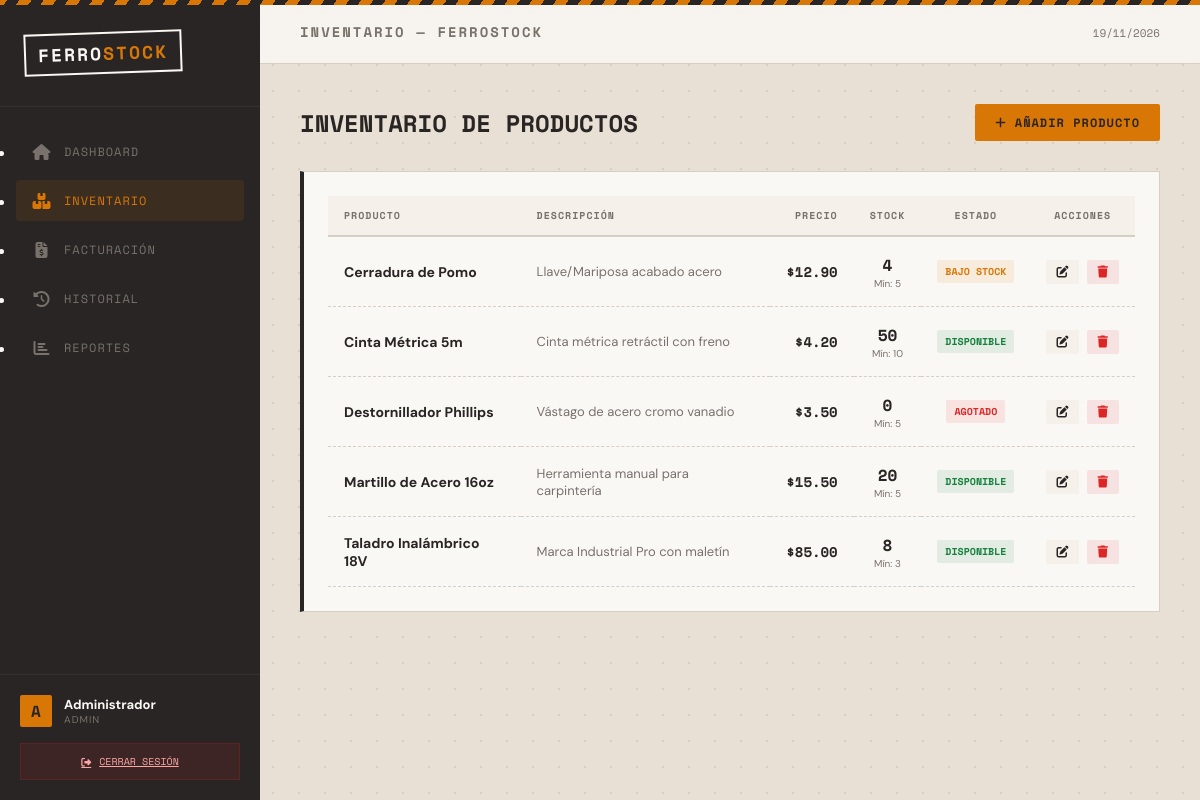
Screenshot of /index.php?route=inventory (signed in) with the database file from the repository.
### tables this page shows
CREATE TABLE productos (
    id INT AUTO_INCREMENT PRIMARY KEY,
    nombre VARCHAR(150) NOT NULL,
    descripcion TEXT,
    precio DECIMAL(10, 2) NOT NULL,
    stock INT NOT NULL DEFAULT 0,
    stock_minimo INT NOT NULL DEFAULT 5,
    estado ENUM('disponible', 'bajo_stock', 'agotado') AS (
        CASE 
            WHEN stock <= 0 THEN 'agotado'
            WHEN stock <= stock_minimo THEN 'bajo_stock'
            ELSE 'disponible'
        END
    ) STORED,
    created_at TIMESTAMP DEFAULT CURRENT_TIMESTAMP,
    updated_at TIMESTAMP DEFAULT CURRENT_TIMESTAMP ON UPDATE CURRENT_TIMESTAMP
);

### app/controllers/ProductoController.php (called while the page is built, shortened)
<?php
require_once __DIR__ . DIRECTORY_SEPARATOR . 'Controller.php';
require_once APP_PATH . 'models' . DIRECTORY_SEPARATOR . 'Producto.php';
class ProductoController extends Controller {
    public function index() {
        $model = new Producto();
        $productos = $model->getAll();
        $this->renderView('inventory/list', [
            'productos' => $productos,
            'title' => 'Inventario — FerroStock'
        ]);
    }
}

### index.php (called while the page is built, shortened)
<?php
require_once ROOT_PATH . "routes" . DIRECTORY_SEPARATOR . "web.php";

### app/models/Model.php (called while the page is built, shortened)
<?php
require_once dirname(__DIR__, 2) . DIRECTORY_SEPARATOR . 'config' . DIRECTORY_SEPARATOR . 'database.php';
class Model {
    protected $conn;
    public function __construct() {
        $this->db = new Database();
        $this->conn = $this->db->connect();
    }
    protected function query($sql, $params = [], $types = "") {
        $stmt = $this->conn->prepare($sql);
        $stmt->execute();
        return $stmt->get_result();
    }
}

### config/database.php (called while the page is built, shortened)
<?php
class Database {
    private $host = "localhost";
    private $db_name = "sisinventario";
    private $username = "root";
    private $password = "";
    public function connect() {
        $this->conn = null;
        try {
            $this->conn = new mysqli($this->host, $this->username, $this->password, $this->db_name);
            $this->conn->set_charset("utf8");
        } catch (Exception $e) {
            error_log($e->getMessage());
            die("Error de conexión a la base de datos. Verifique su configuración.");
        }
        return $this->conn;
    }
}

### app/models/Producto.php (called while the page is built, shortened)
<?php
require_once __DIR__ . DIRECTORY_SEPARATOR . 'Model.php';
class Producto extends Model {
    public function getAll() {
        $sql = "SELECT * FROM productos ORDER BY nombre ASC";
        return $this->query($sql)->fetch_all(MYSQLI_ASSOC);
    }
}

### app/views/inventory/list.php (the view, shortened to what this page needs)
<div class="section-header">
    <h1 style="font-family: var(--font-mono); font-size: 24px; font-weight: 700; text-transform: uppercase;">
        Inventario de Productos
    </h1>
    <a href="<?= BASE_URL ?>index.php?route=inventory/create" class="btn btn-primary">
        <i class="fas fa-plus"></i> Añadir Producto
    </a>
</div>
<div class="card">
    <div class="table-container">
        <table>
            <thead>
                <tr>
                    <th>Producto</th>
                    <th>Descripción</th>
                    <th style="text-align: right;">Precio</th>
                    <th style="text-align: center;">Stock</th>
                    <th style="text-align: center;">Estado</th>
                    <th style="text-align: center;">Acciones</th>
                </tr>
            </thead>
            <tbody>
                <?php foreach($productos as $p): ?>
                <tr>
                    <td>
                        <div style="font-weight: 700;"><?= $p['nombre'] ?></div>
                    </td>
                    <td style="font-size: 13px; color: var(--text-muted); max-width: 300px;"><?= $p['descripcion'] ?></td>
                    <td style="text-align: right; font-family: var(--font-mono); font-weight: 700;">
                        $<?= number_format($p['precio'], 2) ?>
                    </td>
                    <td style="text-align: center;">
                        <span style="font-family: var(--font-mono); font-weight: 700; font-size: 16px;">
                            <?= $p['stock'] ?>
                        </span>
                        <div style="font-size: 10px; color: var(--text-muted);">Mín: <?= $p['stock_minimo'] ?></div>
                    </td>
                    <td style="text-align: center;">
                        <?php if ($p['estado'] === 'disponible'): ?>
                            <span class="badge badge-success">Disponible</span>
                        <?php elseif ($p['estado'] === 'bajo_stock'): ?>
                            <span class="badge badge-warning">Bajo Stock</span>
                        <?php else: ?>
                            <span class="badge badge-danger">Agotado</span>
                        <?php endif; ?>
                    </td>
                    <td style="text-align: center;">
                        <div style="display: flex; gap: 8px; justify-content: center;">
                            <a href="<?= BASE_URL ?>index.php?route=inventory/edit&id=<?= $p['id'] ?>" class="btn" style="padding: 6px 10px; background: #f5f0ea; color: var(--bg-sidebar);" title="Editar">
                                <i class="fas fa-edit"></i>
                            </a>
                            <a href="javascript:void(0)" onclick="confirmDelete(<?= $p['id'] ?>)" class="btn" style="padding: 6px 10px; background: rgba(220,38,38,.1); color: #dc2626;" title="Eliminar">
                                <i class="fas fa-trash"></i>
                            </a>
                        </div>
                    </td>
                </tr>
                <?php endforeach; ?>
            </tbody>
        </table>
    </div>
</div>

### routes/web.php (shortened to what this page needs)
<?php
require_once APP_PATH . 'controllers' . DIRECTORY_SEPARATOR . 'ProductoController.php';
$route = $_GET['route'] ?? 'login';
$productos = new ProductoController();
switch ($route) {
    case 'inventory':
        $productos->index();
        break;
}

### app/controllers/Controller.php (shortened to what this page needs)
<?php
class Controller {
    protected function renderView($view, $data = [], $layout = 'main') {
        extract($data);
        $viewPath = APP_PATH . "views" . DIRECTORY_SEPARATOR . str_replace('/', DIRECTORY_SEPARATOR, $view) . ".php";
        require_once $viewPath;
        $content = ob_get_clean();
        if ($layout) {
            $layoutPath = APP_PATH . "views" . DIRECTORY_SEPARATOR . "layouts" . DIRECTORY_SEPARATOR . $layout . ".php";
            if (file_exists($layoutPath)) {
                require_once $layoutPath;
            } else {
                echo $content;
            }
        } else {
            echo $content;
        }
    }
}

### app/views/layouts/main.php (shortened to what this page needs)
<!DOCTYPE html>
<html lang="es">
<head>
    <link rel="stylesheet" href="https://cdnjs.cloudflare.com/ajax/libs/font-awesome/6.4.0/css/all.min.css">
</head>
<body>
    <div class="tape"></div>
    <aside class="sidebar" id="sidebar">
        <div class="sidebar-header">
            <div class="logo-stamp">
                <div class="logo-text">FERRO<span>STOCK</span></div>
            </div>
        </div>
        <nav class="nav-menu">
            <ul>
                <li class="nav-item">
                    <a href="<?= BASE_URL ?>index.php?route=dashboard" class="nav-link <?= $_GET['route'] == 'dashboard' ? 'active' : '' ?>">
                        <i class="fas fa-home"></i> Dashboard
                    </a>
                </li>
                <li class="nav-item">
                    <a href="<?= BASE_URL ?>index.php?route=inventory" class="nav-link <?= strpos($_GET['route'], 'inventory') !== false ? 'active' : '' ?>">
                        <i class="fas fa-boxes"></i> Inventario
                    </a>
                </li>
                <li class="nav-item">
                    <a href="<?= BASE_URL ?>index.php?route=billing" class="nav-link <?= strpos($_GET['route'], 'billing') !== false ? 'active' : '' ?>">
                        <i class="fas fa-file-invoice-dollar"></i> Facturación
                    </a>
                </li>
                <li class="nav-item">
                    <a href="<?= BASE_URL ?>index.php?route=history" class="nav-link <?= $_GET['route'] == 'history' ? 'active' : '' ?>">
                        <i class="fas fa-history"></i> Historial
                    </a>
                </li>
                <li class="nav-item">
                    <a href="<?= BASE_URL ?>index.php?route=reports" class="nav-link <?= $_GET['route'] == 'reports' ? 'active' : '' ?>">
                        <i class="fas fa-chart-bar"></i> Reportes
                    </a>
                </li>
            </ul>
        </nav>
        <div class="sidebar-footer">
            <div class="user-info">
                <div class="user-avatar"><?= strtoupper(substr($_SESSION['user']['nombre'], 0, 1)) ?></div>
                <div class="user-details">
                    <div class="user-name"><?= $_SESSION['user']['nombre'] ?></div>
                    <div class="user-role"><?= $_SESSION['user']['role'] ?></div>
                </div>
            </div>
            <a href="<?= BASE_URL ?>index.php?route=logout" class="btn-logout">
                <i class="fas fa-sign-out-alt"></i> Cerrar Sesión
            </a>
        </div>
    </aside>
    <main class="main-wrapper">
        <header class="topbar">
            <h2 class="page-title"><?= $title ?? 'Sistema FerroStock' ?></h2>
            <div class="topbar-actions">
                <span id="current-date" style="font-family: var(--font-mono); font-size: 11px; color: var(--text-muted);"><?= date('d/m/Y') ?></span>
            </div>
        </header>
        <section class="page-content">
            <?= $content ?>
        </section>
    </main>
</body>
</html>

### rows the page displays
productos: nombre "Cerradura de Pomo", descripcion "Llave/Mariposa acabado acero", precio "12.90", stock "4", stock_minimo "5", estado "BAJO STOCK"
productos: nombre "Cinta Métrica 5m", descripcion "Cinta métrica retráctil con freno", precio "4.20", stock "50", stock_minimo "10", estado "DISPONIBLE"
productos: nombre "Destornillador Phillips", descripcion "Vástago de acero cromo vanadio", precio "3.50", stock "0", stock_minimo "5", estado "AGOTADO"
productos: nombre "Martillo de Acero 16oz", descripcion "Herramienta manual para carpintería", precio "15.50", stock "20", stock_minimo "5", estado "DISPONIBLE"
productos: nombre "Taladro Inalámbrico 18V", descripcion "Marca Industrial Pro con maletín", precio "85.00", stock "8", stock_minimo "3", estado "DISPONIBLE"

### other values shown
substr($_SESSION['user']['nombre'], 0, 1) "A"
$_SESSION['user']['nombre'] "Administrador"
$_SESSION['user']['role'] "ADMIN"
$title "INVENTARIO — FERROSTOCK"
